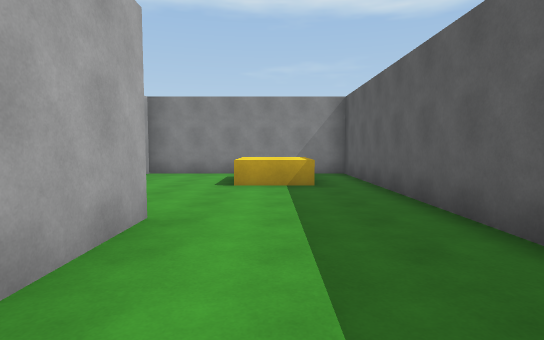
View 1 (above)

16 first-person views from a walk through a 3-D level made in the Unity game engine. The camera is 1.5 m above the floor, tilts 4° down and sees 80° across. The floor is counted in squares, 2 m on a side. Each view is taken from the middle of a square. On the plan, view 1 faces up. The plan holds only what a view shows up to about 11 squares ahead; the rest is blank. The place goes on beyond the plan. The player character is not drawn.

View 2
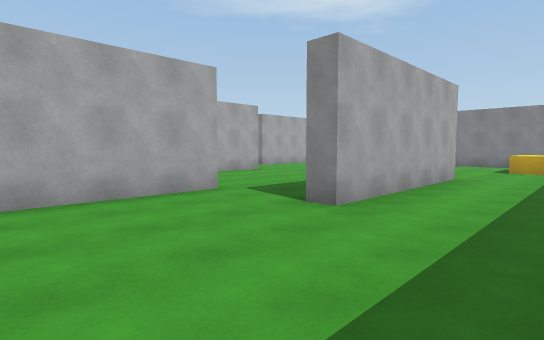

View 3
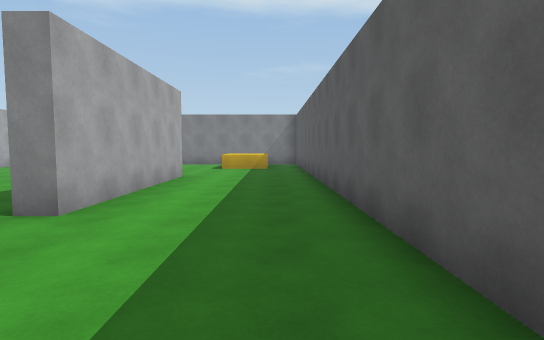

View 4
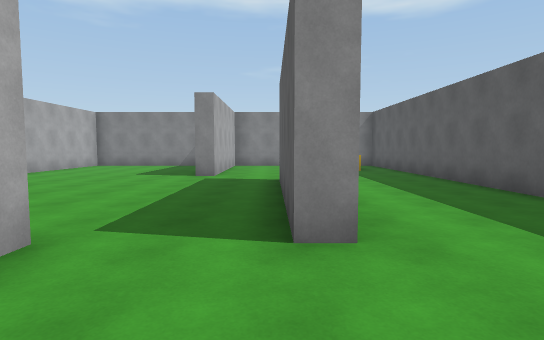

View 5
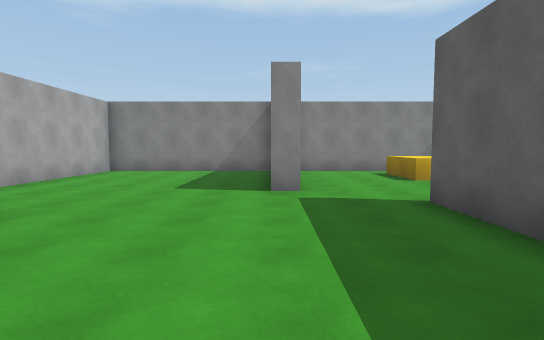

View 6
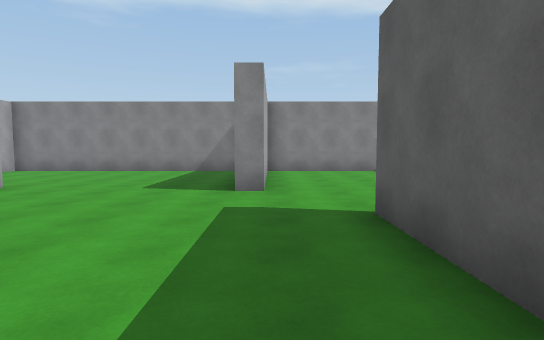

View 7
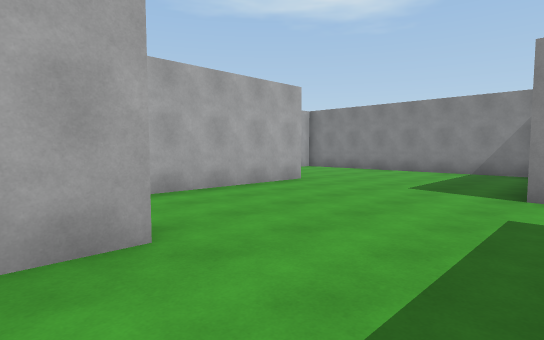

View 8
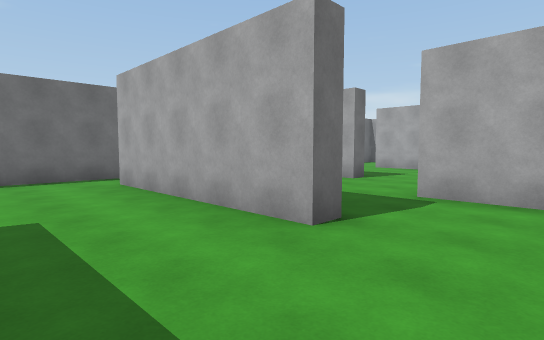

View 9
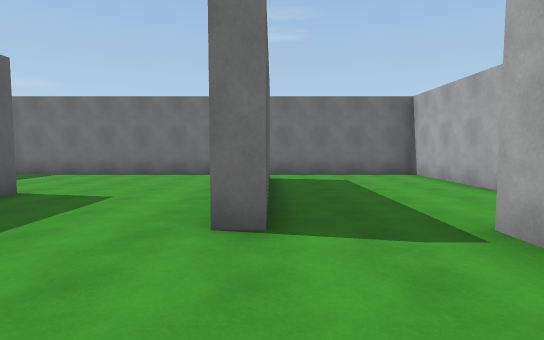

View 10
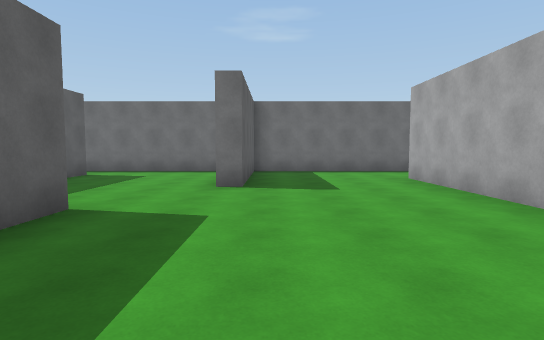

View 11
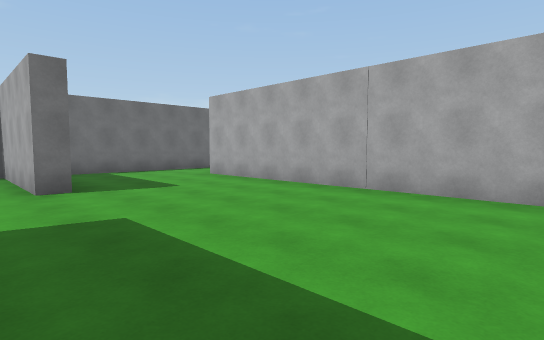

View 12
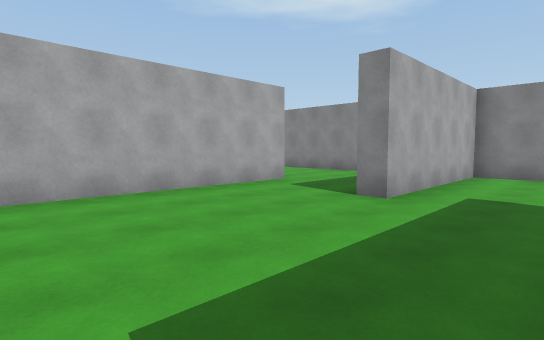

View 13
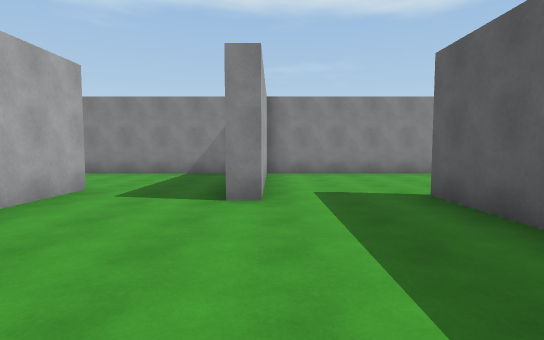

View 14
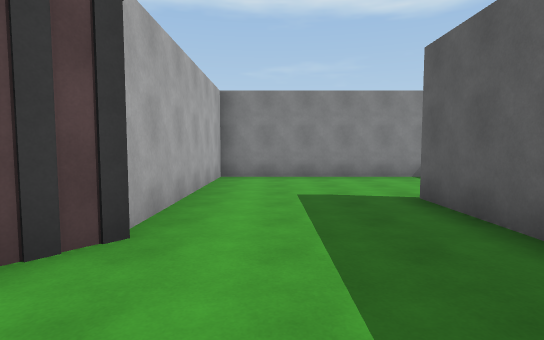

View 15
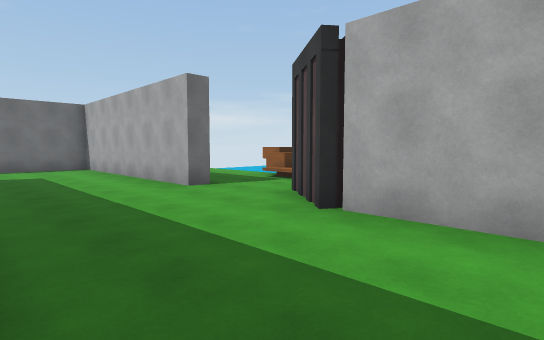

View 16
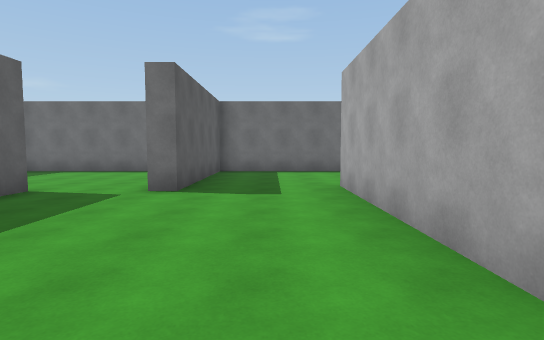

### Floor plan
Ten units are one square. View 1 is at (0, 0); x grows to the right and y downward. Boxes are objects, and circles mark ways between rooms. Rooms are numbered by the first view taken in them; rooms with no view inside come last. Other rooms are left out.
<svg viewBox="-259 -98 285 164">
<path fill="none" stroke="#000" d="M-13 -35 -13 15 -18 15M-39 25 -39 46M-35 -70 -35 -45M21 39 21 -93 -36 -93M-21 61 18 61M9 -63 -7 -63 -7 -82M-145 -29 -145 -51M-145 0 -145 -11M-140 -51 -140 0M-120 18 -120 -1 -114 -1 -114 49M-78 -2 -78 -28M-73 -25 -73 22M-78 24 -78 19M-120 49 -120 32M-101 -93 -171 -93 -171 -45 -178 -45M-203 -46 -203 39M-35 -45 -41 -45M-164 59 -164 21 -159 21 -159 61 -44 61 -44 15 -39 15 -39 25M-18 15 -18 -35M-40 -93 -91 -93 -91 -45 -98 -45M-206 61 -164 61M-208 -35 -208 -58M-203 -58 -203 -46M-243 -4 -243 61 -206 61M-182 -93 -243 -93 -243 -37 -242 -36 -254 -21"/>
<circle cx="-25" cy="25" r="3" fill="#2a7"/>
<circle cx="-30" cy="-40" r="3" fill="#2a7"/>
<circle cx="-195" cy="-50" r="3" fill="#2a7"/>
<circle cx="-210" cy="45" r="3" fill="#2a7"/>
<text x="-10" y="-20">1</text>
<text x="-120" y="-20">2</text>
<text x="-220" y="-30">3</text>
</svg>
Room 1 opens to room 2. Room 2 opens to room 3.

Where each view was taken, in squares from view 1:
view 1: 0 up, 0 right, facing up
view 2: 5 down, 1 right, facing up-left
view 3: 5 down, 1 right, facing up
view 4: 4 down, 2 left, facing up
view 5: 1 down, 4 left, facing up
view 6: 1 down, 9 left, facing up
view 7: 1 down, 9 left, facing up-left
view 8: 2 up, 9 left, facing down-left
view 9: 3 up, 12 left, facing down
view 10: 4 up, 17 left, facing down
view 11: 4 up, 15 left, facing down-left
view 12: 0 up, 15 left, facing up-left
view 13: 0 up, 17 left, facing up
view 14: 1 up, 23 left, facing up
view 15: 6 up, 21 left, facing down-left
view 16: 4 up, 6 left, facing down
